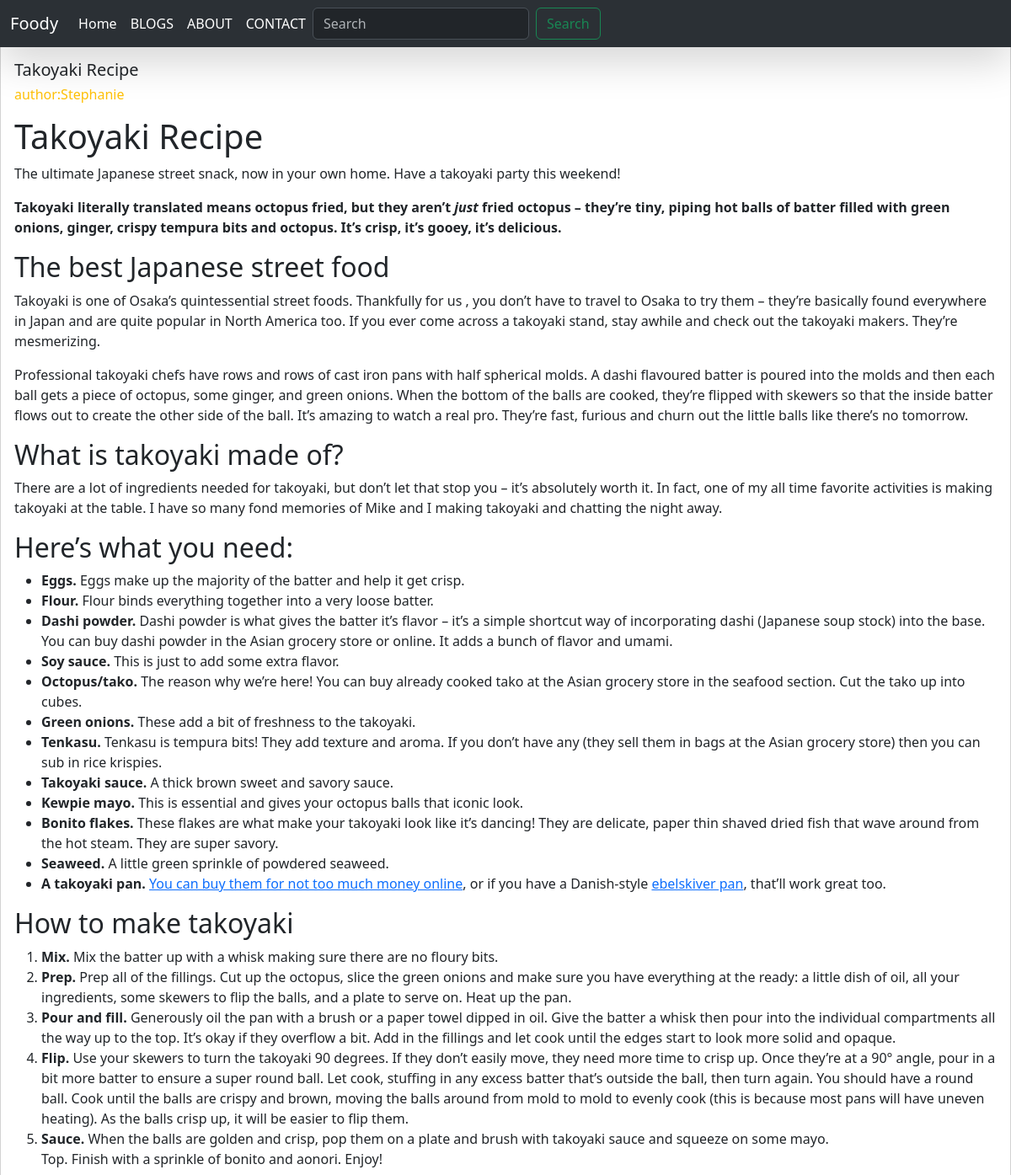
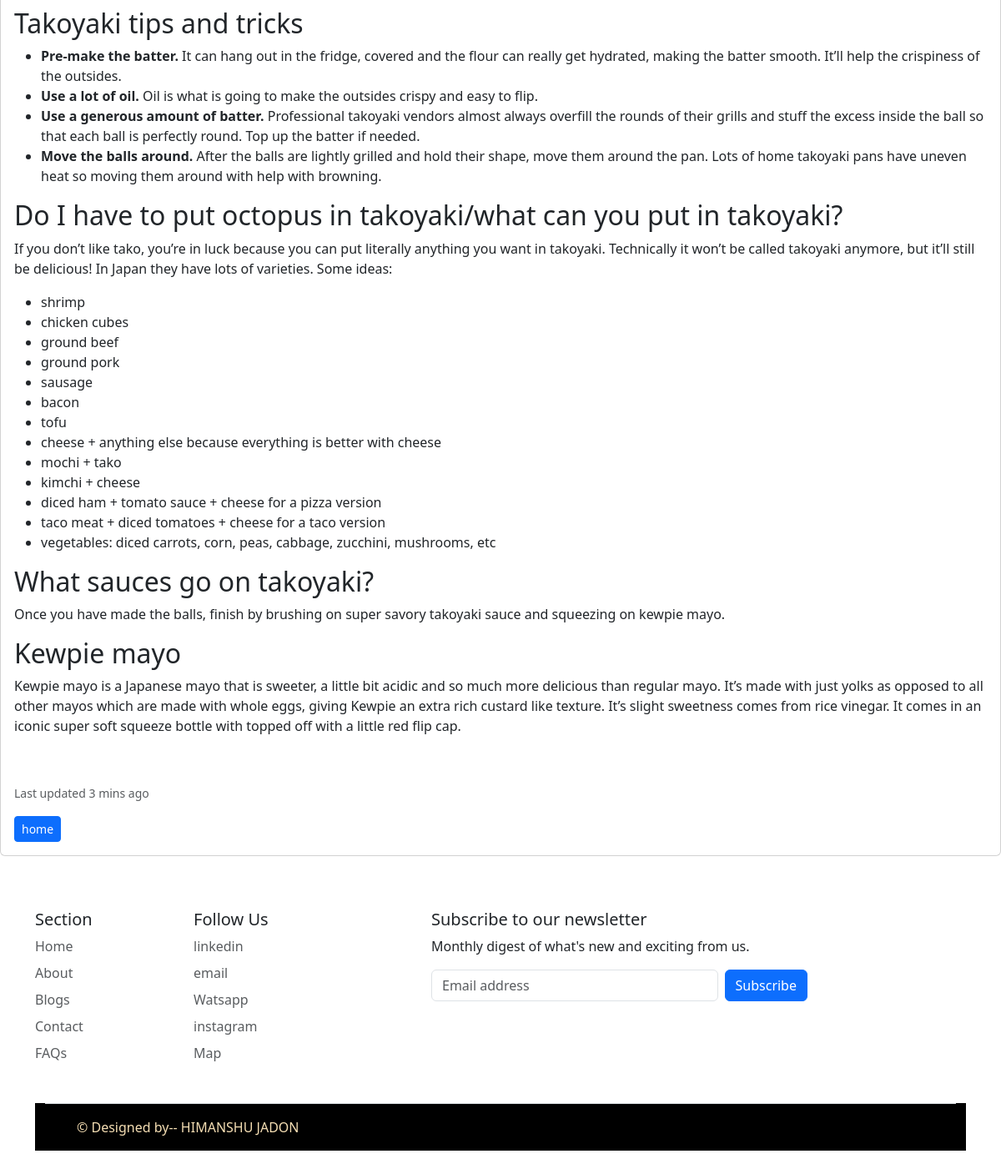
The app's page /viewBlog/3/ with its own data (2 pictures, top to bottom).
### myapp2/models.py (models this page shows, shortened)
class Popular_blogs(models.Model):
    title=models.CharField(max_length=50)
    author=models.CharField(max_length=50)
    date=models.DateField(auto_now_add=True)
    content=RichTextField()
    image = models.ImageField(upload_to = "myapp2/images",default="")
    created_at=models.DateTimeField(auto_now_add=True)

### myapp2/views.py (the view)
# urls.py: path('viewBlog/<int:pk>/',views.view_block,name='viewBlog'),
def view_block(request,pk):    #pk-primary keys
    viewBlog=Popular_blogs.objects.get(pk=pk)
    return render(request,'viewBlog.html',{'viewBlog':viewBlog})

### templates/viewBlog.html (shortened to what this page needs)
{% extends 'home.html' %}
{% load static %}
{% block body %}
<div style="padding-top: 30px;">
<div class="card mb-3">
    <div class="card-body">
      <h5 class="card-title">{{viewBlog.title}}</h5>
      <h6 class="text-warning">author:{{viewBlog.author}} </h6>
      <p class="card-text">{{viewBlog.content|safe}}</p>
      <p class="card-text"><small class="text-body-secondary">Last updated 3 mins ago</small></p>
      <a href="/" class="btn btn-primary btn-sm">home</a>
    </div>
  </div>
</div>
{% endblock %}

### records on screen
Popular_blogs: title "Takoyaki Recipe", author "Stephanie", content "Takoyaki Recipe The ultimate Japanese street snack, now in your own home. Have a takoyaki party this weekend! Takoyaki literally translated means octopus fried, but they aren’t just fried octopus – they’re tiny, piping hot balls of batter filled with green onions, ginger, crispy tempura bits and octopus. It’s crisp, it’s gooey, it’s delicious. The best Japanese street food Takoyaki is one of Osaka’s quintessential street foods. Thankfully for us , you don’t have to travel to Osaka to try them – they’re basically found everywhere in Japan and are quite popular in North America too. If you ever come across a takoyaki stand, stay awhile and check out the takoyaki makers. They’re mesmerizing.…"
